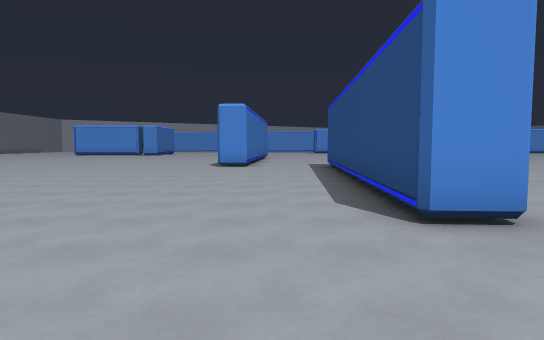
[1] (above)

24 first-person views from a walk through a 3-D level made in the Godot game engine. The camera is 1.5 m above the floor, tilts 4° down and sees 75° across. The floor is counted in squares, 2 m on a side. Each view is taken from the middle of a square. On the plan, view 1 faces up. The plan holds only what a view shows up to about 11 squares ahead; the rest is blank. The place goes on beyond the plan.

[2]
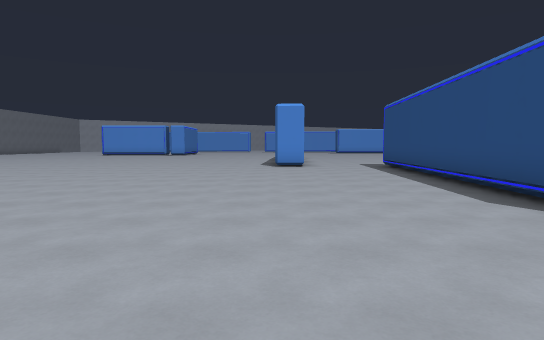

[3]
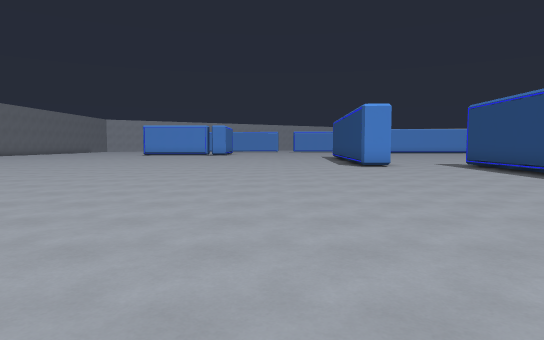

[4]
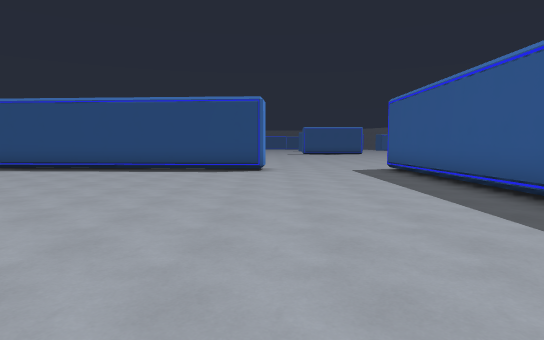

[5]
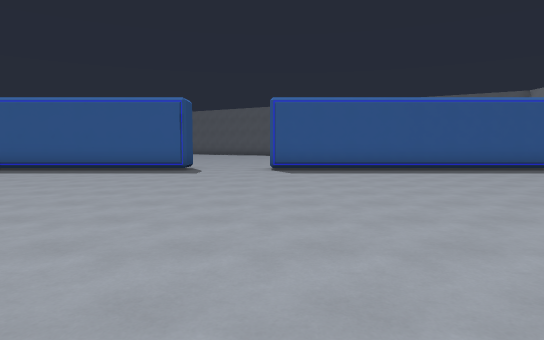

[6]
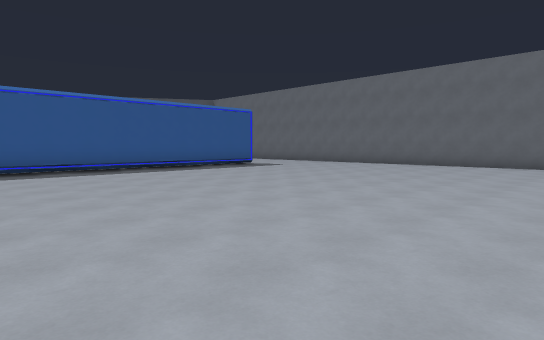

[7]
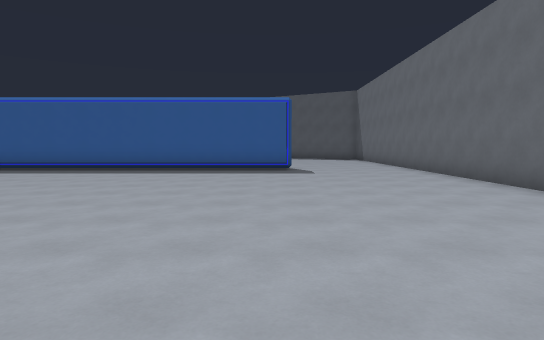

[8]
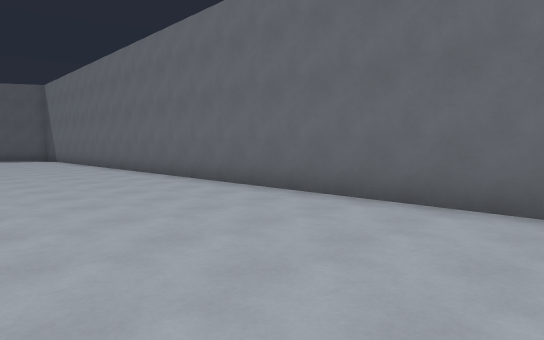

[9]
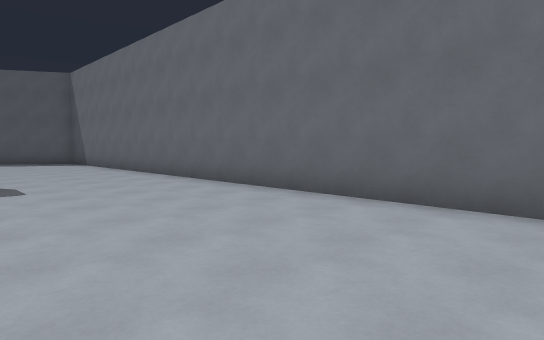

[10]
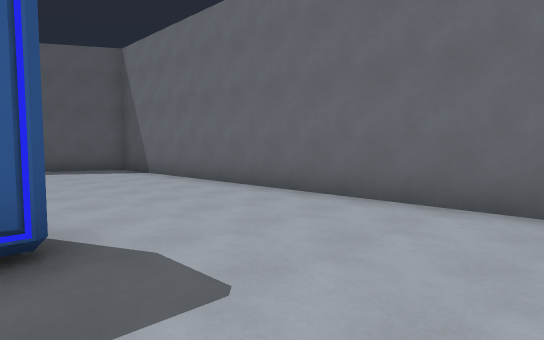

[11]
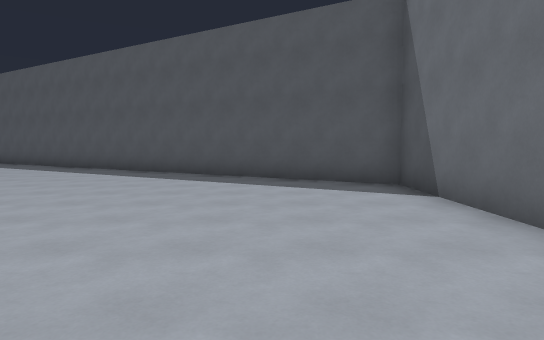

[12]
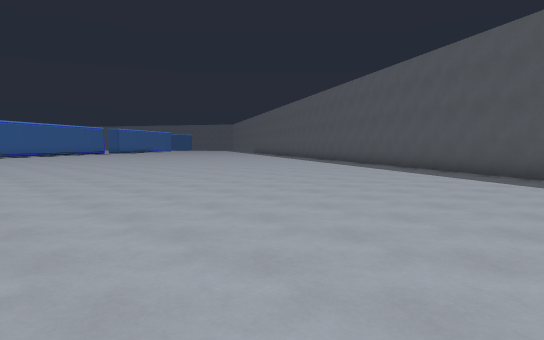

[13]
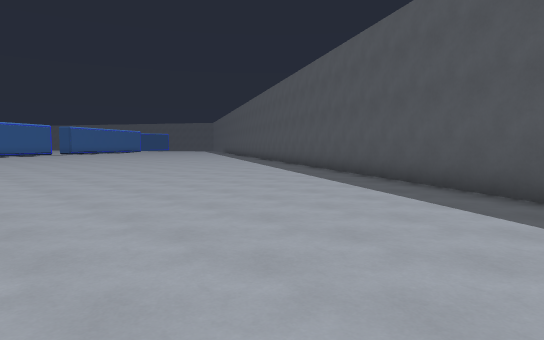

[14]
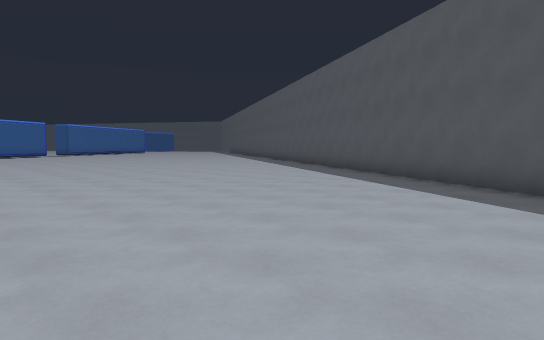

[15]
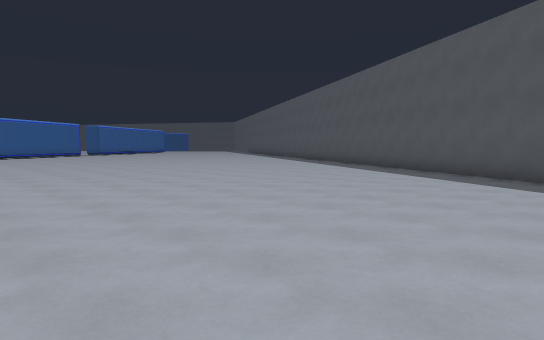

[16]
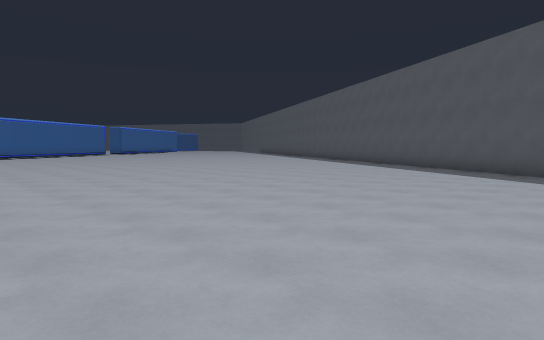

[17]
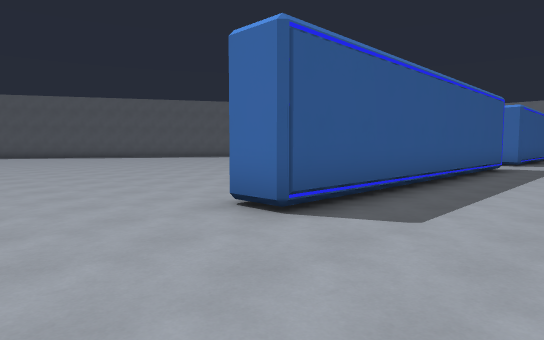

[18]
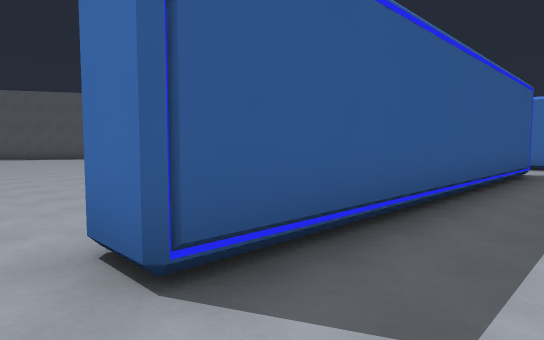

[19]
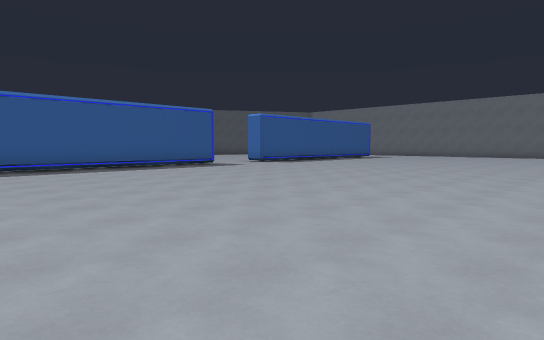

[20]
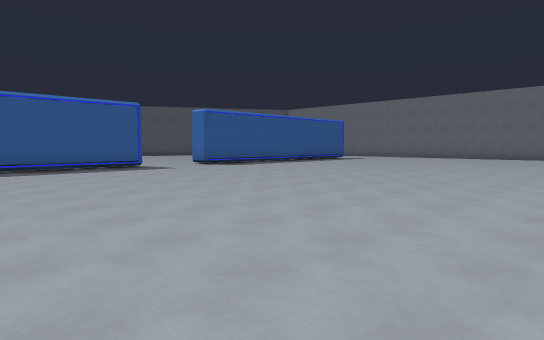

[21]
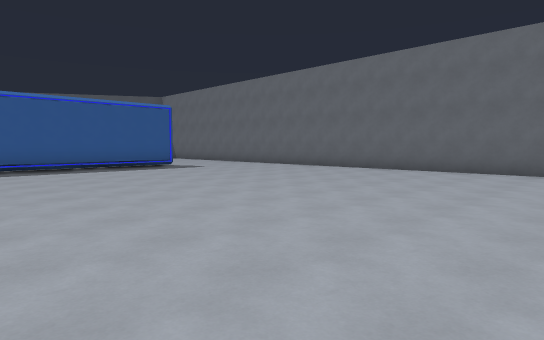

[22]
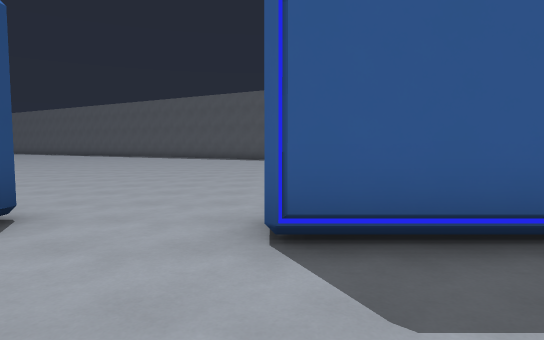

[23]
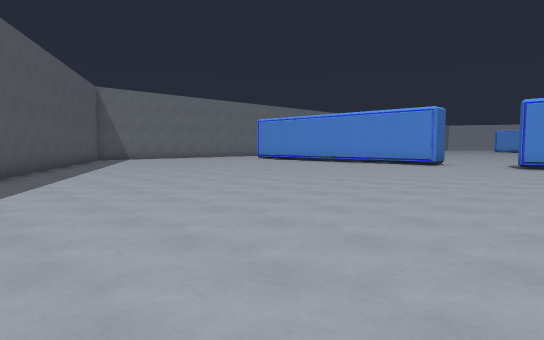

[24]
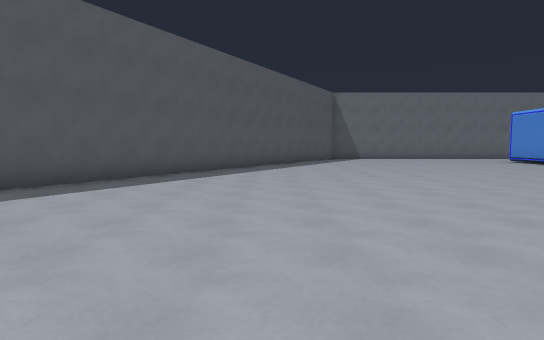

### Floor plan
Key: @ floor where view 1 was taken; # wall or solid block; . floor.
Columns run from 24 left of view 1 to 5 right of it. Each row starts with its distance up from view 1.
 11  ..... ...................#
 10 #.........................#
  9 #.........................#
  8 #.........................#
  7 #.........................#
  6 #.........................#
  5 #.........................#..
  4 #.........................#.
  3 #...........................
  2 #.............................
  1 #.............................
  0 #.......................@.....
 -1 #....##########..##########...
 -2 #.........    ....        ....
 -3 #..................      ....
 -4 #...................    .....
 -5 #....................   .....
 -6 #....................  ......
 -7 #..................... ......
 -8 #.....................  .....
 -9 ##....................  ....
-10  ###.................   ....
-11    ##...............    ..
-12     ###..............
-13       ###...........
-14         ###.........
-15           ##........

Positions as (right, up) in squares from view 1, and headings:
1: (0, 0), facing up
2: (-2, 0), facing up
3: (-5, 0), facing up
4: (-9, 3), facing right
5: (-10, 10), facing down
6: (-10, 10), facing down-left
7: (-19, 10), facing down
8: (-19, 11), facing down-left
9: (-19, 7), facing down-left
10: (-19, 2), facing down-left
11: (-21, -2), facing down
12: (-20, -2), facing down-right
13: (-19, -6), facing down-right
14: (-16, -7), facing down-right
15: (-16, -5), facing down-right
16: (-17, -3), facing down-right
17: (5, 2), facing down-left
18: (3, 1), facing down-left
19: (1, 11), facing down-left
20: (-2, 11), facing down-left
21: (-13, 11), facing down-left
22: (-10, 2), facing down
23: (-5, -15), facing up-left
24: (-4, -12), facing left
